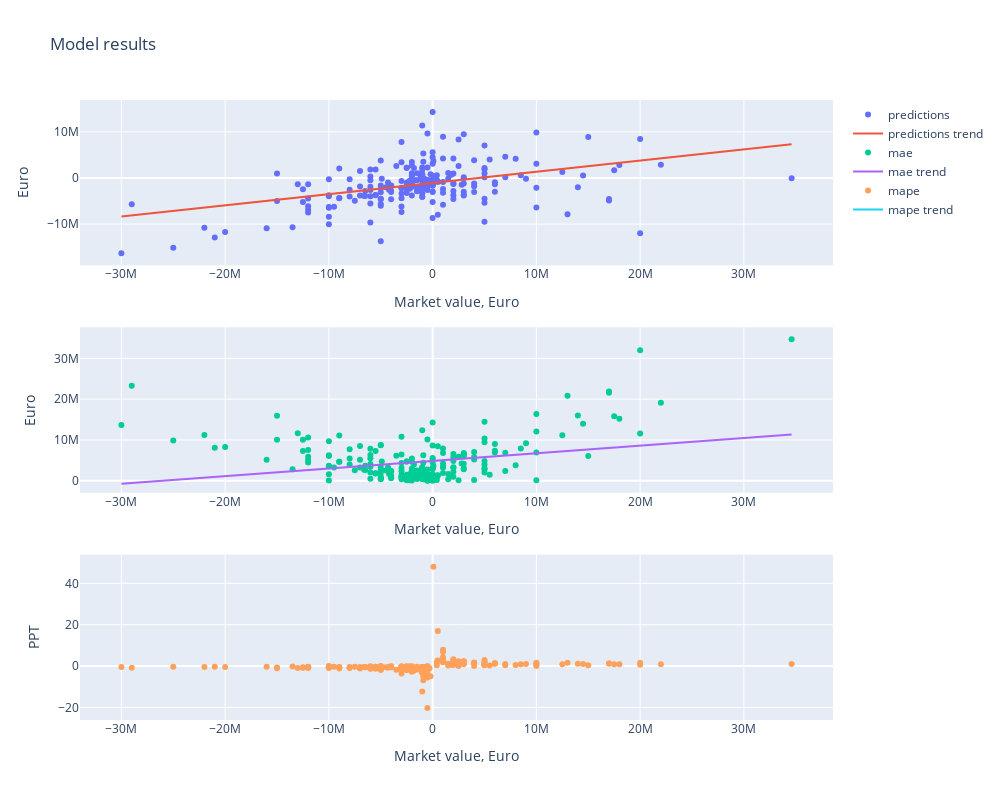

Notebook code for this chart:
### Code cell
m = Xgboost(
    target = 'marketval_diff',
    features = ['age', 'season', 'window', 'loan', 'club_from_elo', 'club_to_elo', 'league_from_elo', 'league_to_elo'] + \
               td.data.columns[td.data.columns.str.contains('pos')].tolist() + \
               td.data.columns[td.data.columns.str.contains('_-')].tolist(),
    data = td.data
)
m.train_test_split()
m.scale()
# m.tune_hp()
m.train()
m.inverse_scale()
m.mae()
m.mape()
m.plot_predictions()

### Figure 1 — Plotly figure (JSON) as saved in the notebook; plotly's stock layout.template omitted (floating-point values rounded to 4 significant figures; data arrays with more than 128 entries replaced by an {"elided": "..."} marker saying what was removed)
{"data": [{"mode": "markers", "name": "predictions", "type": "scatter", "x": {"elided": "240 float values"}, "xaxis": "x", "y": {"elided": "240 float values"}, "yaxis": "y"}, {"mode": "lines", "name": "predictions trend", "type": "scatter", "x": {"elided": "240 float values"}, "xaxis": "x", "y": {"elided": "240 float values"}, "yaxis": "y"}, {"mode": "markers", "name": "mae", "type": "scatter", "x": {"elided": "240 float values"}, "xaxis": "x2", "y": {"elided": "240 float values"}, "yaxis": "y2"}, {"mode": "lines", "name": "mae trend", "type": "scatter", "x": {"elided": "240 float values"}, "xaxis": "x2", "y": {"elided": "240 float values"}, "yaxis": "y2"}, {"mode": "markers", "name": "mape", "type": "scatter", "x": {"elided": "240 float values"}, "xaxis": "x3", "y": {"elided": "240 float values"}, "yaxis": "y3"}, {"mode": "lines", "name": "mape trend", "type": "scatter", "x": {"elided": "240 float values"}, "xaxis": "x3", "y": {"elided": "240 null values"}, "yaxis": "y3"}], "layout": {"height": 800, "title": {"text": "Model results"}, "width": 1000, "xaxis": {"anchor": "y", "domain": [0, 1], "title": {"text": "Market value, Euro"}}, "xaxis2": {"anchor": "y2", "domain": [0, 1], "title": {"text": "Market value, Euro"}}, "xaxis3": {"anchor": "y3", "domain": [0, 1], "title": {"text": "Market value, Euro"}}, "yaxis": {"anchor": "x", "domain": [0.7333, 1], "title": {"text": "Euro"}}, "yaxis2": {"anchor": "x2", "domain": [0.3667, 0.6333], "title": {"text": "Euro"}}, "yaxis3": {"anchor": "x3", "domain": [0, 0.2667], "title": {"text": "PPT"}}}}
